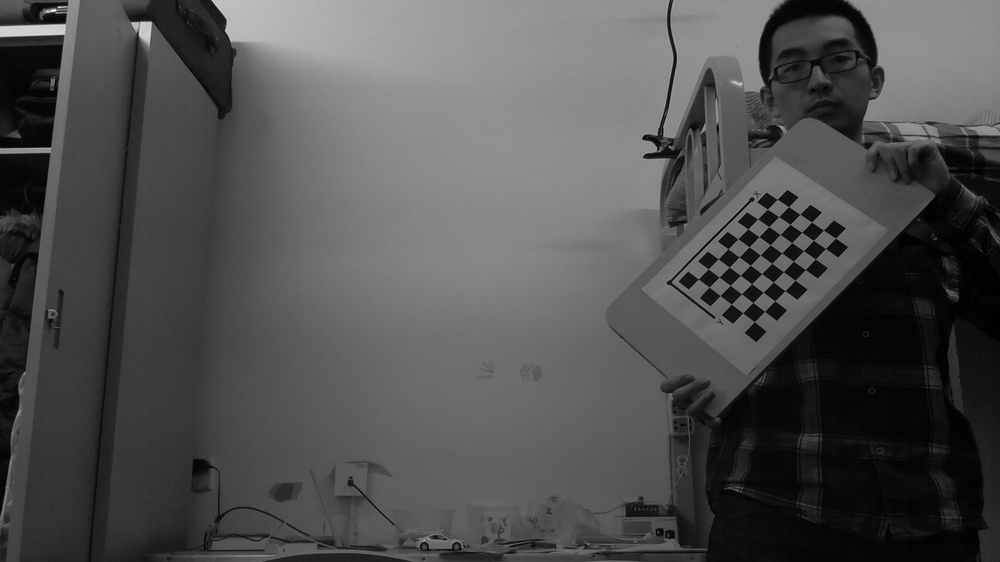
#> input picture chessboard/chessboard_gray1.jpg, 1000 x 562 px, shrunk from 1920 x 1080 before the run
$ python solpnp.py
#> lines starting #> are read from the running program, lines starting #| are printed output that depends on the picture; after the words box and inside, x2 and y2 are one past the last pixel; in counts of white or black regions, pixels touching at a corner belong together
#!/usr/bin/env python

# Show how to use solvePnP
#  - run camcalib.py first to get camera calibration data

import numpy as np
import cv2


# load previously saved calibration data
calib_data = np.load('calib.npz')
#> (reads calib.npz from the repository)
cmx = calib_data['cmx']
dist = calib_data['dist']

def draw(img, corners, imgpts):
    """Draw Axes"""
    corner = tuple(corners[0].ravel())
    cv2.line(img, corner, tuple(imgpts[0].ravel()), (255,0,0), 5)
    cv2.line(img, corner, tuple(imgpts[1].ravel()), (0,255,0), 5)
    cv2.line(img, corner, tuple(imgpts[2].ravel()), (0,0,255), 5)
    return img

axis = np.float32([[3,0,0], [0,3,0], [0,0,-3]]).reshape(-1,3)

# img points
img = cv2.imread('./chessboard//chessboard_gray1.jpg')
#> img is the input picture: shape (562, 1000, 3); min 0, max 255, mean 79.8
grey = cv2.cvtColor(img, cv2.COLOR_BGR2GRAY)
ret, corners = cv2.findChessboardCorners(grey, (9,6), None)
#> ret = True; corners = 54 rows, first 8: [698.3, 279.1], [708.3, 268.9], [718.2, 258.9], [728, 248.8], [737.9, 238.8], [747.8, 228.8], [757.6, 219.1], [767.5, 209.2]

# 3d points
objp = np.zeros((6*9,3), np.float32)
objp[:,:2] = np.mgrid[0:9,0:6].T.reshape(-1,2)

# compute transform
#   - solvePnP requires camera calibraiton
#   - the same info is also returned by calibrateCamera
ret, rvec, tvec = cv2.solvePnP(objp, corners, cmx, dist)
#> rvec = [-0.373, -0.144, -0.873]; tvec = [-14.15, -19.96, 124.8]

# transform axis to images plane
axis_img,_ = cv2.projectPoints(axis, rvec, tvec, cmx, dist)
#> axis_img = [[727.8, 248.8], [731.6, 304.5], [691.1, 254.9]]

# draw axis
draw(img, corners, axis_img)
#> in draw, `corner = tuple(corners[0].ravel())`: corner = (698.3, 279.1)
#> in draw, `cv2.line(img, corner, tuple(imgpts[1].ravel()), (0,255,0), 5)`:
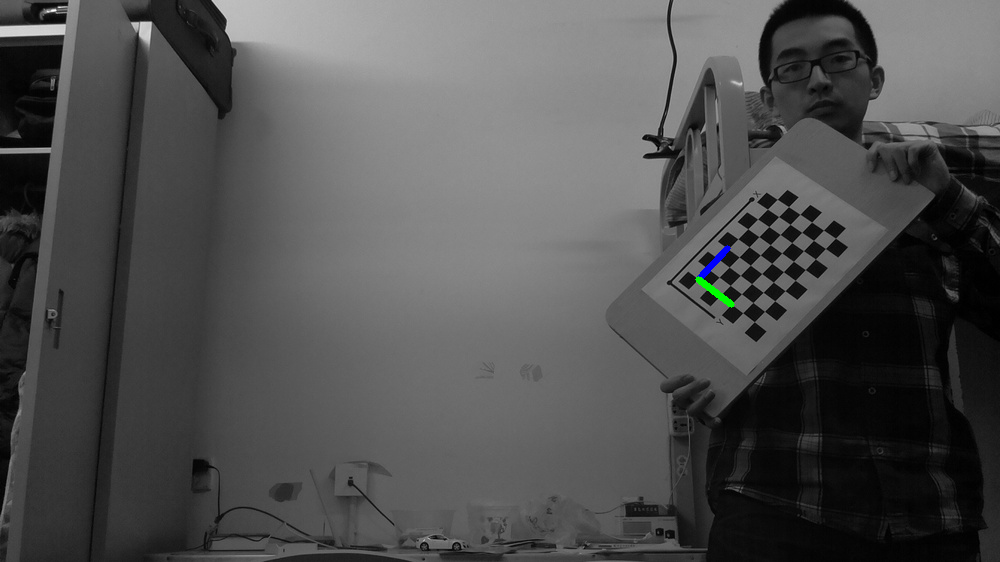
#> img: shape (562, 1000, 3); mean B, G, R 79.9, 79.9, 79.8
#> in draw, `cv2.line(img, corner, tuple(imgpts[2].ravel()), (0,0,255), 5)`: img: shape (562, 1000, 3); 0.04% of pixels changed, all inside (x1, y1, x2, y2) = (688, 251, 702, 283)
cv2.imshow('img', img)
cv2.waitKey()
cv2.destroyAllWindows()
